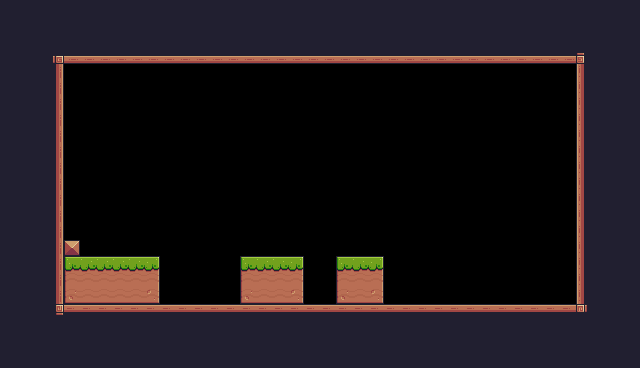

This game map was drawn from its Tiled (.tmx) file and the tilesets committed beside it. A one-line description and the full map source follow:
An orthogonal 40x23 tile map with 16x16 px tiles, 1 tile layer (Background).

<map version="1.10" tiledversion="1.10.2" orientation="orthogonal" renderorder="right-down" width="40" height="23" tilewidth="16" tileheight="16" infinite="0" nextlayerid="2" nextobjectid="1">
 <tileset firstgid="1" source="Platform Game.tsx" />
 <layer id="1" name="Background" width="40" height="23">
  <data encoding="csv">
24,24,24,24,24,24,24,24,24,24,24,24,24,24,24,24,24,24,24,24,24,24,24,24,24,24,24,24,24,24,24,24,24,24,24,24,24,24,24,24,
24,24,24,24,24,24,24,24,24,24,24,24,24,24,24,24,24,24,24,24,24,24,24,24,24,24,24,24,24,24,24,24,24,24,24,24,24,24,24,24,
24,24,24,24,24,24,24,24,24,24,24,24,24,24,24,24,24,24,24,24,24,24,24,24,24,24,24,24,24,24,24,24,24,24,24,24,24,24,24,24,
24,24,24,92,134,134,134,134,134,134,134,134,134,134,134,134,134,134,134,134,134,134,134,134,134,134,134,134,134,134,134,134,134,134,134,134,93,24,24,24,
24,24,24,113,0,0,0,0,0,0,0,0,0,0,0,0,0,0,0,0,0,0,0,0,0,0,0,0,0,0,0,0,0,0,0,0,111,24,24,24,
24,24,24,113,0,0,0,0,0,0,0,0,0,0,0,0,0,0,0,0,0,0,0,0,0,0,0,0,0,0,0,0,0,0,0,0,111,24,24,24,
24,24,24,113,0,0,0,0,0,0,0,0,0,0,0,0,0,0,0,0,0,0,0,0,0,0,0,0,0,0,0,0,0,0,0,0,111,24,24,24,
24,24,24,113,0,0,0,0,0,0,0,0,0,0,0,0,0,0,0,0,0,0,0,0,0,0,0,0,0,0,0,0,0,0,0,0,111,24,24,24,
24,24,24,113,0,0,0,0,0,0,0,0,0,0,0,0,0,0,0,0,0,0,0,0,0,0,0,0,0,0,0,0,0,0,0,0,111,24,24,24,
24,24,24,113,0,0,0,0,0,0,0,0,0,0,0,0,0,0,0,0,0,0,0,0,0,0,0,0,0,0,0,0,0,0,0,0,111,24,24,24,
24,24,24,113,0,0,0,0,0,0,0,0,0,0,0,0,0,0,0,0,0,0,0,0,0,0,0,0,0,0,0,0,0,0,0,0,111,24,24,24,
24,24,24,113,0,0,0,0,0,0,0,0,0,0,0,0,0,0,0,0,0,0,0,0,0,0,0,0,0,0,0,0,0,0,0,0,111,24,24,24,
24,24,24,113,0,0,0,0,0,0,0,0,0,0,0,0,0,0,0,0,0,0,0,0,0,0,0,0,0,0,0,0,0,0,0,0,111,24,24,24,
24,24,24,113,0,0,0,0,0,0,0,0,0,0,0,0,0,0,0,0,0,0,0,0,0,0,0,0,0,0,0,0,0,0,0,0,111,24,24,24,
24,24,24,113,0,0,0,0,0,0,0,0,0,0,0,0,0,0,0,0,0,0,0,0,0,0,0,0,0,0,0,0,0,0,0,0,111,24,24,24,
24,24,24,113,35,0,0,0,0,0,0,0,0,0,0,0,0,0,0,0,0,0,0,0,0,0,0,0,0,0,0,0,0,0,0,0,111,24,24,24,
24,24,24,113,7,8,8,8,8,9,0,0,0,0,0,7,8,8,9,0,0,7,8,9,0,0,0,0,0,0,0,0,0,0,0,0,111,24,24,24,
24,24,24,113,29,30,30,30,30,31,0,0,0,0,0,29,30,30,31,0,0,29,30,31,0,0,0,0,0,0,0,0,0,0,0,0,111,24,24,24,
24,24,24,113,51,52,52,52,52,53,0,0,0,0,0,51,52,52,53,0,0,51,52,53,0,0,0,0,0,0,0,0,0,0,0,0,111,24,24,24,
24,24,24,114,90,90,90,90,90,90,90,90,90,90,90,90,90,90,90,90,90,90,90,90,90,90,90,90,90,90,90,90,90,90,90,90,115,24,24,24,
24,24,24,24,24,24,24,24,24,24,24,24,24,24,24,24,24,24,24,24,24,24,24,24,24,24,24,24,24,24,24,24,24,24,24,24,24,24,24,24,
24,24,24,24,24,24,24,24,24,24,24,24,24,24,24,24,24,24,24,24,24,24,24,24,24,24,24,24,24,24,24,24,24,24,24,24,24,24,24,24,
24,24,24,24,24,24,24,24,24,24,24,24,24,24,24,24,24,24,24,24,24,24,24,24,24,24,24,24,24,24,24,24,24,24,24,24,24,24,24,24
</data>
 </layer>
</map>
